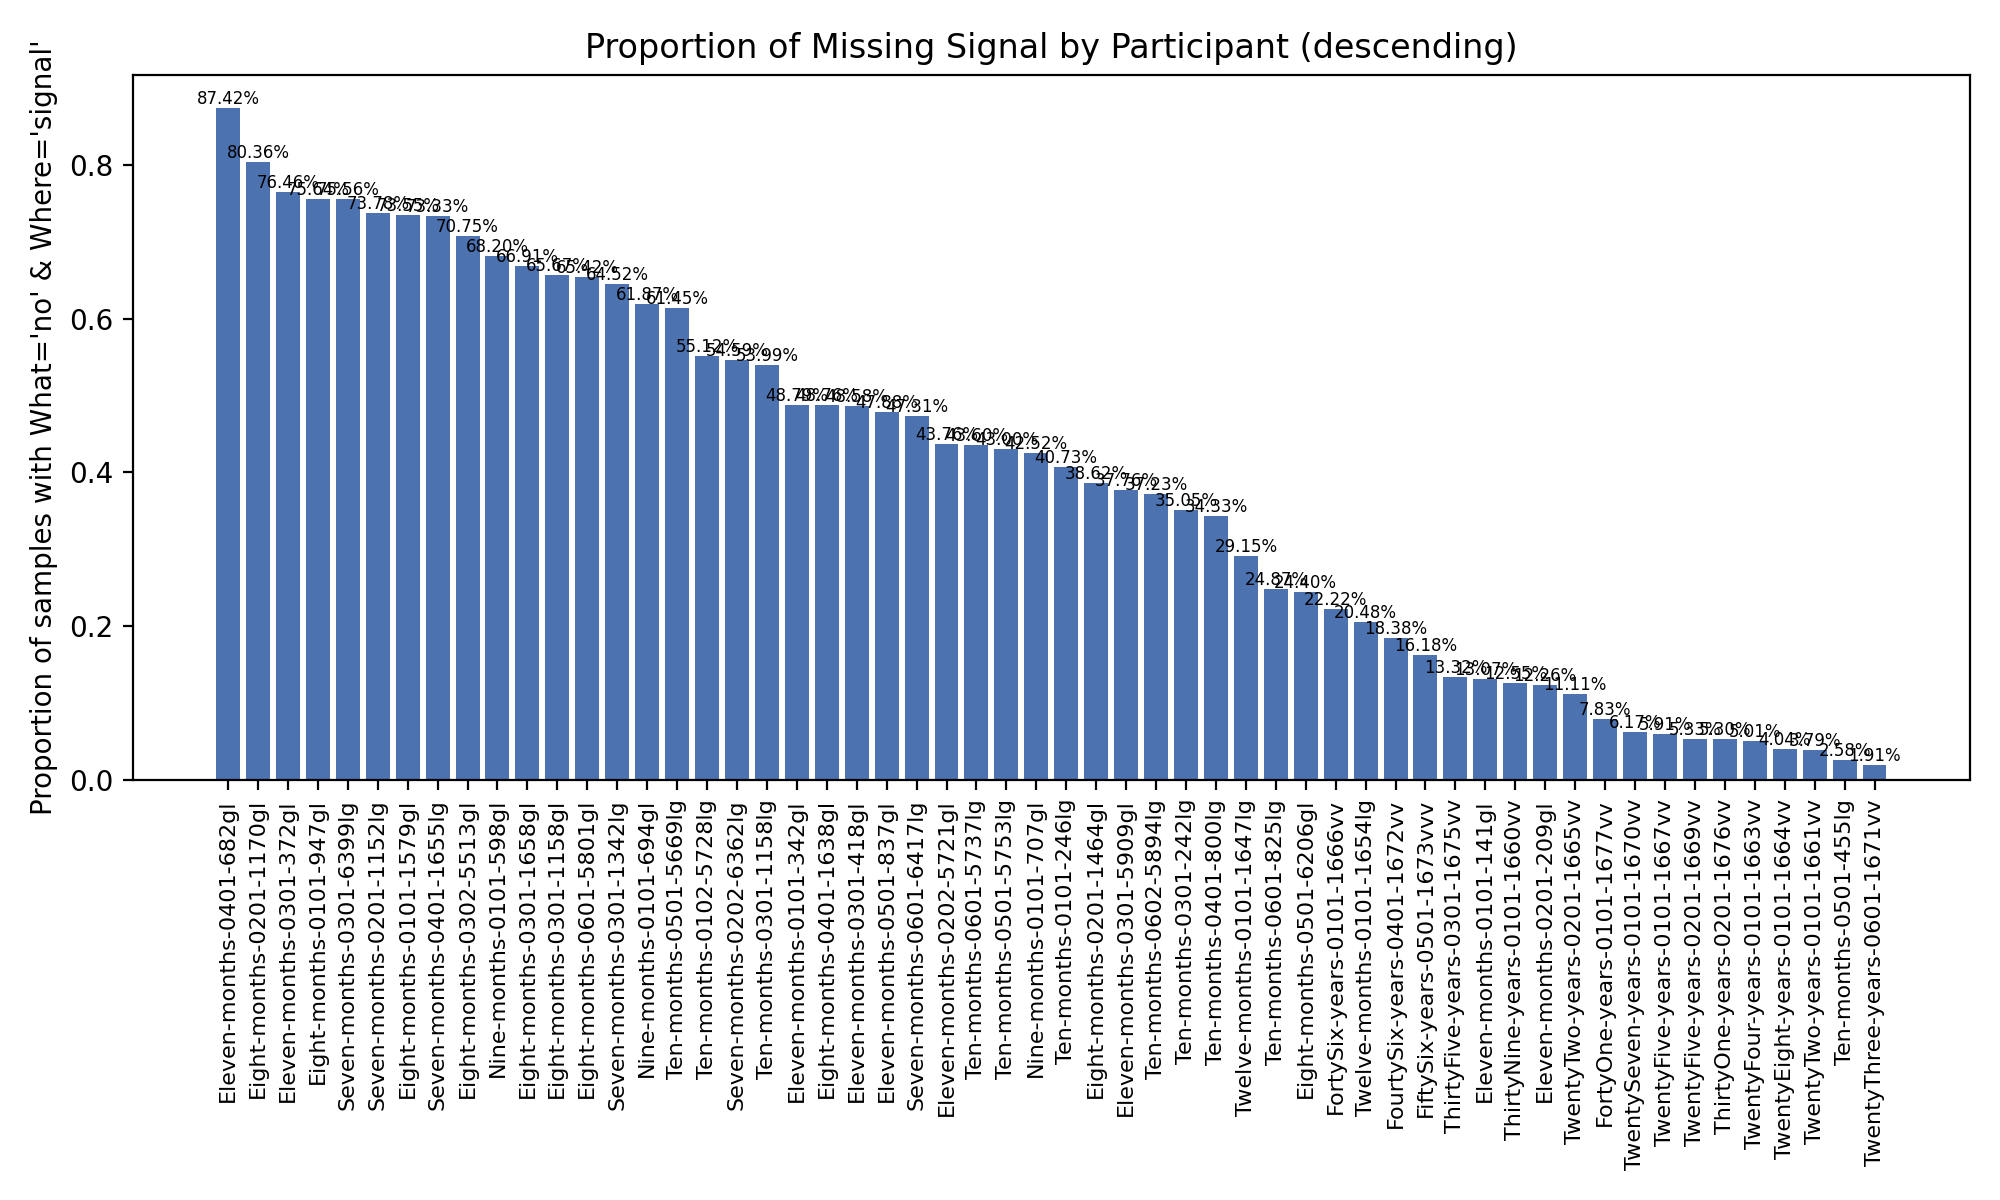

Generate this figure with Python:
"""
Compute the proportion of gaze samples labeled as the "no/signal" pair for
every participant file and render a ranked bar chart.

Outputs:
* `temp/data_integrity/no_signal_proportion.json` - machine readable summary.
* `temp/data_integrity/no_signal_proportion.png`  - bar chart (highest to lowest).
"""

from __future__ import annotations

import csv
import json
from dataclasses import dataclass
from pathlib import Path
from typing import List

import matplotlib.pyplot as plt


ROOT = Path(__file__).resolve().parents[2]
RAW_DATA_DIR = ROOT / "data" / "raw"
OUTPUT_DIR = Path(__file__).resolve().parent
JSON_PATH = OUTPUT_DIR / "no_signal_proportion.json"
PNG_PATH = OUTPUT_DIR / "no_signal_proportion.png"


@dataclass
class NoSignalRecord:
    path: Path
    total_rows: int
    no_signal_rows: int

    @property
    def proportion(self) -> float:
        return (self.no_signal_rows / self.total_rows) if self.total_rows else 0.0

    @property
    def rel_path(self) -> str:
        return str(self.path.relative_to(ROOT))

    @property
    def participant(self) -> str:
        return self.path.stem


def collect_records() -> List[NoSignalRecord]:
    records: List[NoSignalRecord] = []
    for csv_path in sorted(RAW_DATA_DIR.rglob("*.csv")):
        total_rows = 0
        no_signal_rows = 0
        with csv_path.open("r", newline="", encoding="utf-8-sig") as handle:
            reader = csv.DictReader(handle)
            if reader.fieldnames is None:
                continue
            if not {"What", "Where"}.issubset(reader.fieldnames):
                raise ValueError(f"'What' or 'Where' columns missing in {csv_path}")
            for row in reader:
                total_rows += 1
                what = (row.get("What") or "").strip().lower()
                where = (row.get("Where") or "").strip().lower()
                if what == "no" and where == "signal":
                    no_signal_rows += 1
        if total_rows == 0:
            continue
        records.append(NoSignalRecord(csv_path, total_rows, no_signal_rows))
    return records


def write_json(records: List[NoSignalRecord]) -> None:
    payload = [
        {
            "path": record.rel_path,
            "participant": record.participant,
            "total_rows": record.total_rows,
            "no_signal_rows": record.no_signal_rows,
            "proportion_no_signal": record.proportion,
        }
        for record in records
    ]
    JSON_PATH.write_text(json.dumps(payload, indent=2), encoding="utf-8")


def write_plot(records: List[NoSignalRecord]) -> None:
    sorted_records = sorted(records, key=lambda r: r.proportion, reverse=True)
    labels = [record.participant for record in sorted_records]
    values = [record.proportion for record in sorted_records]

    plt.figure(figsize=(10, 6))
    bars = plt.bar(range(len(sorted_records)), values, color="#4C72B0")
    plt.xticks(range(len(sorted_records)), labels, rotation=90, fontsize=8)
    plt.ylabel("Proportion of samples with What='no' & Where='signal'")
    plt.title("Proportion of Missing Signal by Participant (descending)")
    plt.tight_layout()

    for bar, value in zip(bars, values):
        plt.text(
            bar.get_x() + bar.get_width() / 2,
            bar.get_height(),
            f"{value:.2%}",
            ha="center",
            va="bottom",
            fontsize=6,
        )

    plt.savefig(PNG_PATH, dpi=200)
    plt.close()


def main() -> None:
    records = collect_records()
    if not records:
        raise SystemExit("No CSV files processed.")
    write_json(records)
    write_plot(records)
    print(
        f"Computed no-signal proportions for {len(records)} files. "
        f"Results written to {JSON_PATH.relative_to(ROOT)} and "
        f"{PNG_PATH.relative_to(ROOT)}."
    )


if __name__ == "__main__":
    main()
